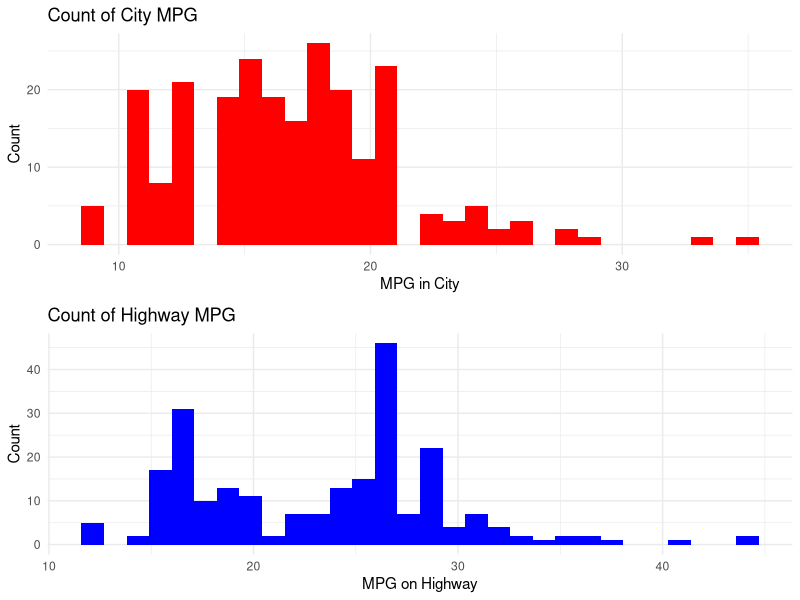
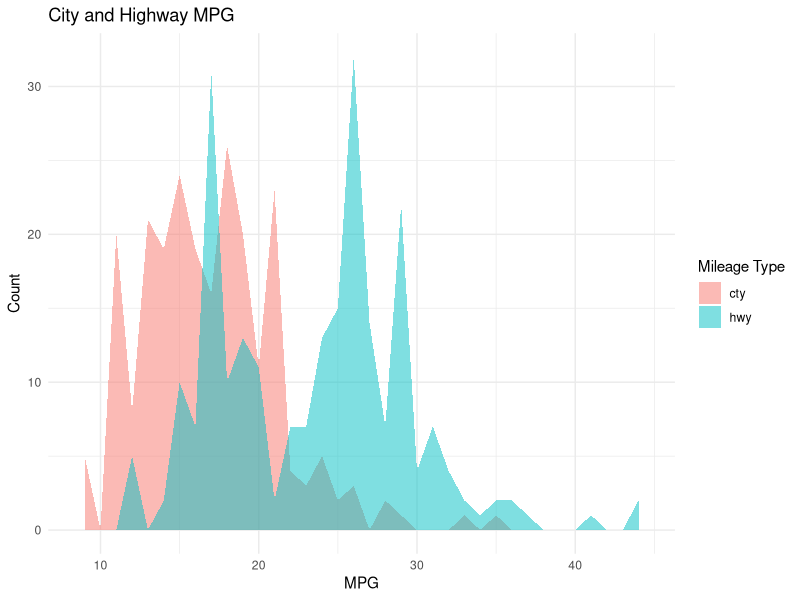

Generate these figures, in order, with R:
## ---- chunk 1
library(ggplot2)
library(tidyr)
## ---- chunk 2
#Exercise 1
#Explore the dataset
head(mpg)
str(mpg)
dim(mpg)

#Convert the character
character_columns <- names(mpg)[sapply(mpg, is.character)]
mpg[character_columns] <- lapply(mpg[character_columns], as.factor)
str(mpg)

#Summarize
summary(mpg)

#We're converting cyl to a factor (since the number of cyl is either 4, 6, 8)
mpg$cyl <- lapply(mpg$cyl, as.factor)
## ---- chunk 3
#Exercise 2
#Missing values for cty
sum(is.na(mpg$cty))

#Finding the most frequent cty value
table(mpg$cty)

mean(mpg$cty)
median(mpg$cty)
## ---- chunk 4
#Find the peak values of hwy
table(mpg$hwy)


#mean and median of hwy
mean(mpg$hwy)
median(mpg$hwy)
## ---- chunk 5
#Create histograms
p1 <- ggplot(mpg, aes(x=cty)) +
  geom_histogram(fill="red") +
  labs(
    title = "Count of City MPG",
    x = "MPG in City",
    y = "Count"
  ) +
  theme_minimal()

p2 <- ggplot(mpg, aes(x=hwy)) +
  geom_histogram(fill="blue") +
  labs(
    title = "Count of Highway MPG",
    x = "MPG on Highway",
    y = "Count"
  ) +
  theme_minimal()

first_row <- cowplot::plot_grid(p1, nrow = 1)
second_row <- cowplot::plot_grid(p2, nrow = 1)

cowplot::plot_grid(p1, p2, ncol = 1, nrow = 2)
## ---- chunk 6
#Transform data from wide to long and then creat an area plot of MPG in city and highway
mpg_long <- mpg %>% 
  pivot_longer(cols = c(cty, hwy),
               names_to = "mileage_type",
               values_to = "mpg")


ggplot(mpg_long, aes(x = mpg, fill = mileage_type)) +
  geom_area(stat = "bin", binwidth = 1, alpha = 0.5, position = "identity") +
  labs(
    title = "City and Highway MPG",
    x = "MPG",
    y = "Count",
    fill = "Mileage Type"
  ) +
  theme_minimal()
